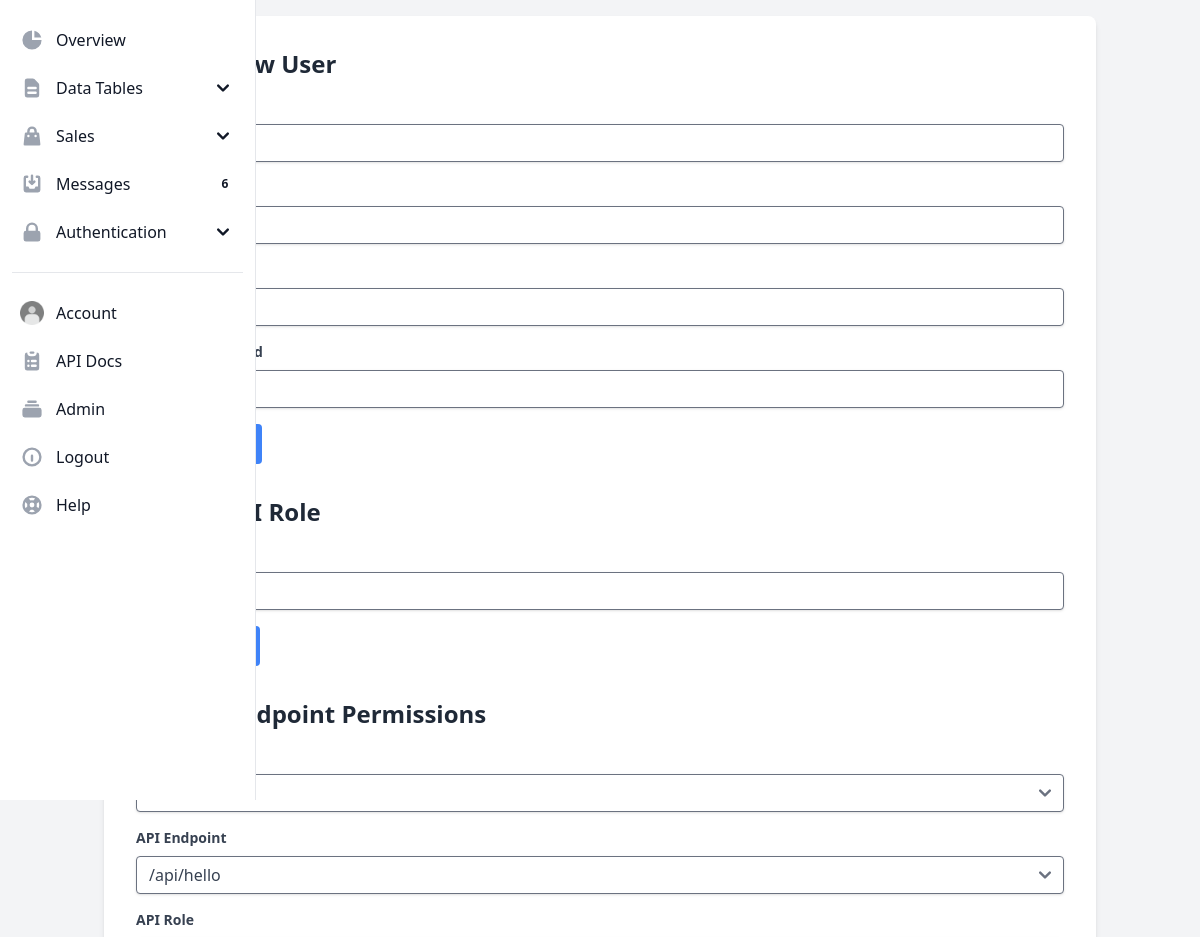
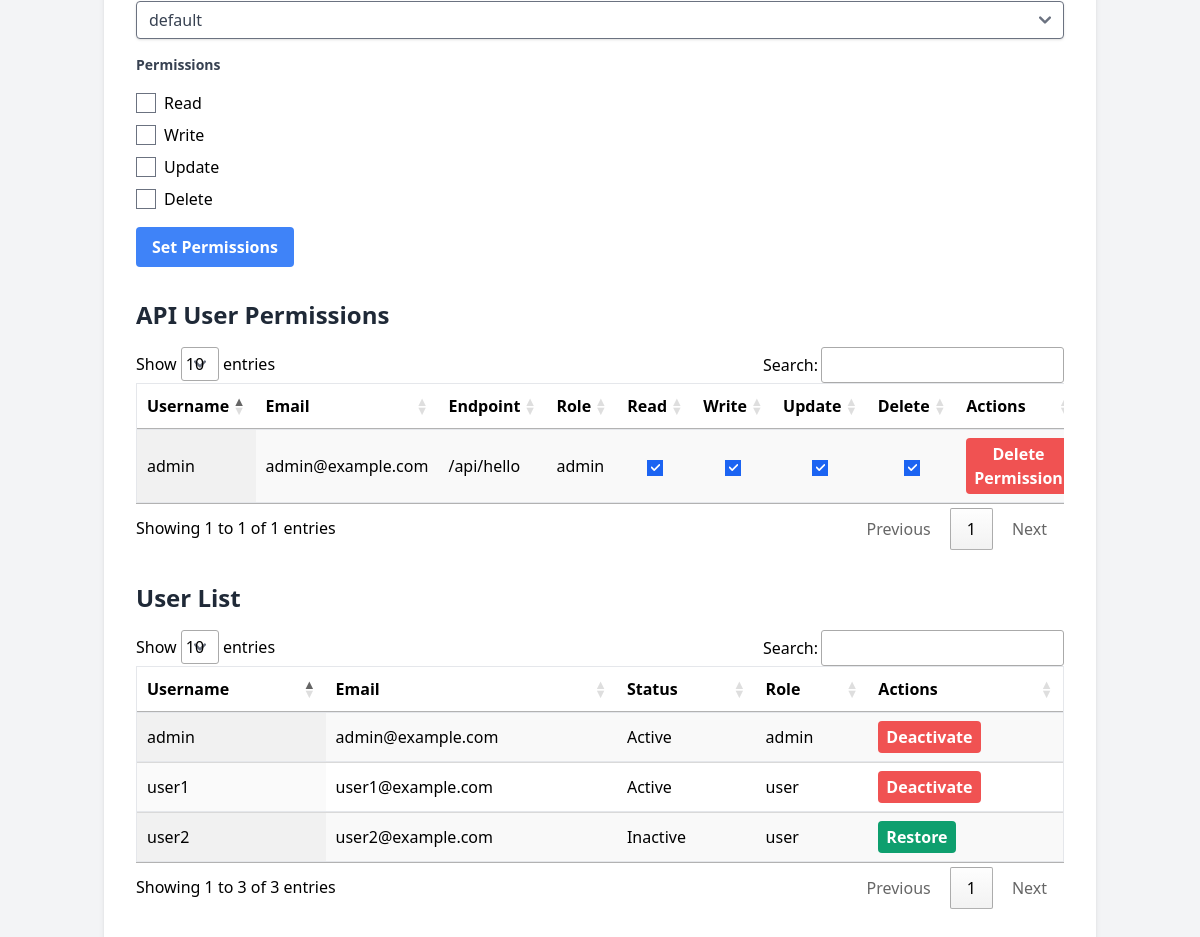
The page /admin/ (signed in) on the database its author committed (2 pictures, top to bottom).
### app/models.py (models this page shows, shortened)
class Permission(db.Model):
    id = db.Column(db.Integer, primary_key=True)
    user_id = db.Column(db.Integer, db.ForeignKey('user.id'), nullable=False)
    endpoint = db.Column(db.String(128))
    role = db.Column(db.String(64))
    can_read = db.Column(db.Boolean, default=False)
    can_write = db.Column(db.Boolean, default=False)
    can_update = db.Column(db.Boolean, default=False)
    can_delete = db.Column(db.Boolean, default=False)
    user = db.relationship('User', backref=db.backref('permissions', lazy=True))

class User(db.Model, UserMixin):
    id = db.Column(db.Integer, primary_key=True)
    username = db.Column(db.String(20), unique=True, nullable=False)
    email = db.Column(db.String(120), unique=True, nullable=False)
    image_file = db.Column(db.String(20), nullable=False, default='default.jpg')
    password_hash = db.Column(db.String(128), nullable=False)
    role = db.Column(db.String(20), nullable=False, default='user')
    active = db.Column(db.Boolean, nullable=False, default=True)
    created_at = db.Column(db.DateTime, nullable=False, default=datetime.utcnow)

### app/main/admin.py (the view, shortened to what this page needs)
@admin.route("/", methods=['GET', 'POST'])
@login_required
def admin_home():
    if current_user.role != 'admin':
        return redirect(url_for('main.home'))
    create_user_form = RegistrationForm()
    create_role_form = AdminCreateRoleForm()
    set_permissions_form = AdminSetPermissionsForm()
    roles = Role.query.all()
    users = User.query.all()
    set_permissions_form.role.choices = [(role.name, role.name) for role in roles]
    set_permissions_form.user.choices = [(user.id, user.username) for user in users]
    api_endpoints = get_api_endpoints()
    set_permissions_form.endpoint.choices = [(endpoint, endpoint) for endpoint in api_endpoints]
    if create_role_form.validate_on_submit() and request.form.get('form_name') == 'create_role_form':
        role = Role(name=create_role_form.role.data)
        db.session.add(role)
        db.session.commit()
        flash('Role created successfully!', 'success')
        return redirect(url_for('admin.admin_home'))
    permissions = db.session.query(Permission, User).join(User).all()
    return render_template('admin.html', create_user_form=create_user_form, create_role_form=create_role_form, set_permissions_form=set_permissions_form, roles=roles, users=users, permissions=permissions)

### app/templates/admin.html (shortened to what this page needs)
{% extends 'base.html' %}
{% block content %}
<div class="flex flex-col items-center justify-center min-h-screen bg-gray-100">
    <div class="w-full max-w-6xl bg-white rounded-lg shadow-md p-8">
        <div class="mb-8">
            <h2 class="text-2xl font-bold text-gray-800 mb-4">Create New User</h2>
            <form method="POST" action="{{ url_for('admin.admin_home') }}">
                <div class="mb-4">
                    <label class="block text-gray-700 text-sm font-bold mb-2" for="username">
                        {{ create_user_form.username.label }}
                    </label>
                    {{ create_user_form.username(class="shadow appearance-none border rounded w-full py-2 px-3 text-gray-700 leading-tight focus:outline-none focus:shadow-outline") }}
                </div>
                <div class="mb-4">
                    <label class="block text-gray-700 text-sm font-bold mb-2" for="email">
                        {{ create_user_form.email.label }}
                    </label>
                    {{ create_user_form.email(class="shadow appearance-none border rounded w-full py-2 px-3 text-gray-700 leading-tight focus:outline-none focus:shadow-outline") }}
                </div>
                <div class="mb-4">
                    <label class="block text-gray-700 text-sm font-bold mb-2" for="password">
                        {{ create_user_form.password.label }}
                    </label>
                    {{ create_user_form.password(class="shadow appearance-none border rounded w-full py-2 px-3 text-gray-700 leading-tight focus:outline-none focus:shadow-outline") }}
                </div>
                <div class="mb-4">
                    <label class="block text-gray-700 text-sm font-bold mb-2" for="confirm_password">
                        {{ create_user_form.confirm_password.label }}
                    </label>
                    {{ create_user_form.confirm_password(class="shadow appearance-none border rounded w-full py-2 px-3 text-gray-700 leading-tight focus:outline-none focus:shadow-outline") }}
                </div>
                <div class="flex items-center justify-between">
                    <button class="bg-blue-500 hover:bg-blue-700 text-white font-bold py-2 px-4 rounded focus:outline-none focus:shadow-outline" type="submit">
                    </button>
                </div>
            </form>
        </div>
        <div class="mb-8">
            <h2 class="text-2xl font-bold text-gray-800 mb-4">Create API Role</h2>
            <form method="POST" action="{{ url_for('admin.admin_home') }}">
                <div class="mb-4">
                    <label class="block text-gray-700 text-sm font-bold mb-2" for="role">
                        {{ create_role_form.role.label }}
                    </label>
                    {{ create_role_form.role(class="shadow appearance-none border rounded w-full py-2 px-3 text-gray-700 leading-tight focus:outline-none focus:shadow-outline") }}
                </div>
                <div class="flex items-center justify-between">
                    <button class="bg-blue-500 hover:bg-blue-700 text-white font-bold py-2 px-4 rounded focus:outline-none focus:shadow-outline" type="submit">
                    </button>
                </div>
            </form>
        </div>
        <div class="mb-8">
            <h2 class="text-2xl font-bold text-gray-800 mb-4">Set API Endpoint Permissions</h2>
            <form method="POST" action="{{ url_for('admin.admin_home') }}">
                <div class="mb-4">
                    <label class="block text-gray-700 text-sm font-bold mb-2" for="user">
                    </label>
                    {{ set_permissions_form.user(class="shadow appearance-none border rounded w-full py-2 px-3 text-gray-700 leading-tight focus:outline-none focus:shadow-outline") }}
                </div>
                <div class="mb-4">
                    <label class="block text-gray-700 text-sm font-bold mb-2" for="endpoint">
                        API Endpoint
                    </label>
                    {{ set_permissions_form.endpoint(class="shadow appearance-none border rounded w-full py-2 px-3 text-gray-700 leading-tight focus:outline-none focus:shadow-outline") }}
                </div>
                <div class="mb-4">
                    <label class="block text-gray-700 text-sm font-bold mb-2" for="role">
                        API Role
                    </label>
                    {{ set_permissions_form.role(class="shadow appearance-none border rounded w-full py-2 px-3 text-gray-700 leading-tight focus:outline-none focus:shadow-outline") }}
                </div>
                <div class="mb-4">
                    <label class="block text-gray-700 text-sm font-bold mb-2">
                        Permissions
                    </label>
                    <div class="flex flex-col">
                        <label class="inline-flex items-center mt-2">
                            {{ set_permissions_form.can_read(class="form-checkbox h-5 w-5 text-blue-600") }}
                            <span class="ml-2">Read</span>
                        </label>
                        <label class="inline-flex items-center mt-2">
                            {{ set_permissions_form.can_write(class="form-checkbox h-5 w-5 text-blue-600") }}
                            <span class="ml-2">Write</span>
                        </label>
                        <label class="inline-flex items-center mt-2">
                            {{ set_permissions_form.can_update(class="form-checkbox h-5 w-5 text-blue-600") }}
                            <span class="ml-2">Update</span>
                        </label>
                        <label class="inline-flex items-center mt-2">
                            {{ set_permissions_form.can_delete(class="form-checkbox h-5 w-5 text-blue-600") }}
                            <span class="ml-2">Delete</span>
                        </label>
                    </div>
                </div>
                <div class="flex items-center justify-between">
                    <button class="bg-blue-500 hover:bg-blue-700 text-white font-bold py-2 px-4 rounded focus:outline-none focus:shadow-outline" type="submit">
                        Set Permissions
                    </button>
                </div>
            </form>
        </div>
        <div class="mb-8">
            <h2 class="text-2xl font-bold text-gray-800 mb-4">API User Permissions</h2>
            <table id="permissions-table" class="min-w-full bg-white border display">
                <thead>
                    <tr>
                        <th class="py-2 px-4 border-b">Username</th>
                        <th class="py-2 px-4 border-b">Email</th>
                        <th class="py-2 px-4 border-b">Endpoint</th>
                        <th class="py-2 px-4 border-b">Role</th>
                        <th class="py-2 px-4 border-b">Read</th>
                        <th class="py-2 px-4 border-b">Write</th>
                        <th class="py-2 px-4 border-b">Update</th>
                        <th class="py-2 px-4 border-b">Delete</th>
                        <th class="py-2 px-4 border-b">Actions</th>
                    </tr>
                </thead>
                <tbody>
                    {% for perm, user in permissions %}
                    <tr>
                        <td class="py-2 px-4 border-b">{{ user.username }}</td>
                        <td class="py-2 px-4 border-b">{{ user.email }}</td>
                        <td class="py-2 px-4 border-b">{{ perm.endpoint }}</td>
                        <td class="py-2 px-4 border-b">{{ perm.role }}</td>
                        <td class="py-2 px-4 border-b text-center">
                            <input type="checkbox" class="permission-checkbox" data-user-id="{{ user.id }}" data-endpoint="{{ perm.endpoint }}" data-permission="read" {% if perm.can_read %}checked{% endif %}>
                        </td>
                        <td class="py-2 px-4 border-b text-center">
                            <input type="checkbox" class="permission-checkbox" data-user-id="{{ user.id }}" data-endpoint="{{ perm.endpoint }}" data-permission="write" {% if perm.can_write %}checked{% endif %}>
                        </td>
                        <td class="py-2 px-4 border-b text-center">
                            <input type="checkbox" class="permission-checkbox" data-user-id="{{ user.id }}" data-endpoint="{{ perm.endpoint }}" data-permission="update" {% if perm.can_update %}checked{% endif %}>
                        </td>
                        <td class="py-2 px-4 border-b text-center">
                            <input type="checkbox" class="permission-checkbox" data-user-id="{{ user.id }}" data-endpoint="{{ perm.endpoint }}" data-permission="delete" {% if perm.can_delete %}checked{% endif %}>
                        </td>
                        <td class="py-2 px-4 border-b">
                            <button class="bg-red-500 hover:bg-red-700 text-white font-bold py-1 px-2 rounded focus:outline-none focus:shadow-outline" onclick="confirmDeletePermission({{ user.id }}, '{{ perm.endpoint }}')">Delete Permission</button>
                        </td>
                    </tr>
                    {% endfor %}
                </tbody>
            </table>
        </div>
        <div class="mb-8">
            <h2 class="text-2xl font-bold text-gray-800 mb-4">User List</h2>
            <table id="users-table" class="min-w-full bg-white border display">
                <thead>
                    <tr>
                        <th class="py-2 px-4 border-b">Username</th>
                        <th class="py-2 px-4 border-b">Email</th>
                        <th class="py-2 px-4 border-b">Status</th>
                        <th class="py-2 px-4 border-b">Role</th>
                        <th class="py-2 px-4 border-b">Actions</th>
                    </tr>
                </thead>
                <tbody>
                    {% for user in users %}
                    <tr>
                        <td class="py-2 px-4 border-b">{{ user.username }}</td>
                        <td class="py-2 px-4 border-b">{{ user.email }}</td>
                        <td class="py-2 px-4 border-b">{{ 'Active' if user.active else 'Inactive' }}</td>
                        <td class="py-2 px-4 border-b">{{ user.role }}</td>
                        <td class="py-2 px-4 border-b">
                            {% if user.active %}
                                <button class="bg-red-500 hover:bg-red-700 text-white font-bold py-1 px-2 rounded focus:outline-none focus:shadow-outline" onclick="deactivateUser({{ user.id }})">Deactivate</button>
                            {% else %}
                                <button class="bg-green-500 hover:bg-green-700 text-white font-bold py-1 px-2 rounded focus:outline-none focus:shadow-outline" onclick="restoreUser({{ user.id }})">Restore</button>
                            {% endif %}
                        </td>
                    </tr>
                    {% endfor %}
                </tbody>
            </table>
        </div>
    </div>
</div>
{% endblock %}

### rows shown on the page
Permission: username "admin", email "admin@example.com", endpoint "/api/hello", role "admin", can_read "☑", can_write "☑", can_update "☑", can_delete "☑"
User: username "admin", email "admin@example.com", active "Active", role "admin"
User: username "user1", email "user1@example.com", active "Active", role "user"
User: username "user2", email "user2@example.com", active "Inactive", role "user"
